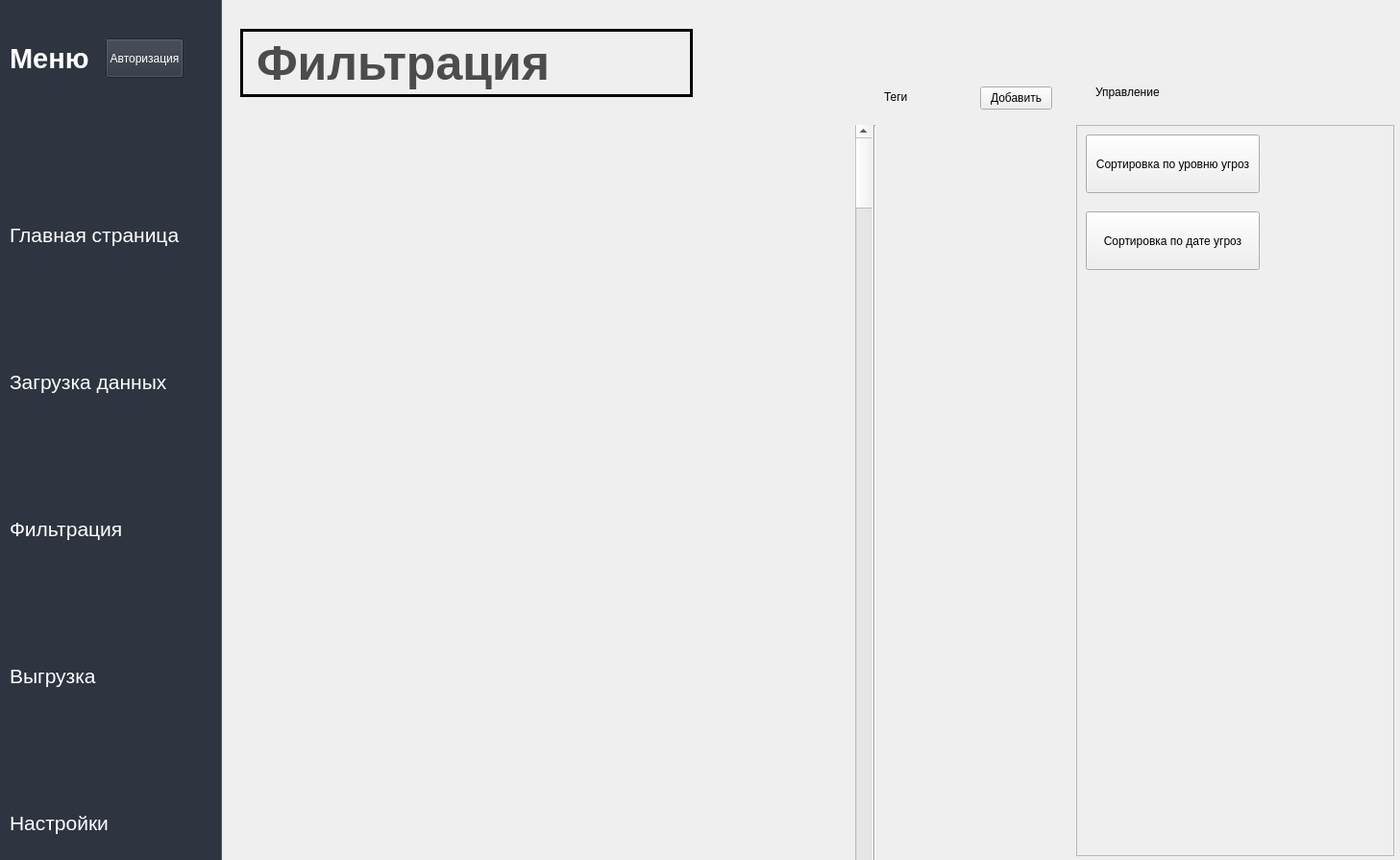
<?xml version="1.0" encoding="UTF-8"?>
<ui version="4.0">
 <class>MainWindow</class>
 <widget class="QMainWindow" name="MainWindow">
  <property name="geometry">
   <rect>
    <x>0</x>
    <y>0</y>
    <width>1457</width>
    <height>895</height>
   </rect>
  </property>
  <property name="windowTitle">
   <string>MainWindow</string>
  </property>
  <widget class="QWidget" name="centralwidget">
   <widget class="QFrame" name="frame">
    <property name="geometry">
     <rect>
      <x>0</x>
      <y>0</y>
      <width>231</width>
      <height>951</height>
     </rect>
    </property>
    <property name="layoutDirection">
     <enum>Qt::LayoutDirection::LeftToRight</enum>
    </property>
    <property name="styleSheet">
     <string notr="true">background-color: #2E3440;
border-right: 1px solid #4C566A;</string>
    </property>
    <property name="frameShape">
     <enum>QFrame::Shape::NoFrame</enum>
    </property>
    <widget class="QWidget" name="verticalLayoutWidget">
     <property name="geometry">
      <rect>
       <x>0</x>
       <y>120</y>
       <width>231</width>
       <height>861</height>
      </rect>
     </property>
     <layout class="QVBoxLayout" name="verticalLayout_2">
      <item>
       <widget class="QPushButton" name="pushButton_3">
        <property name="font">
         <font>
          <pointsize>16</pointsize>
         </font>
        </property>
        <property name="styleSheet">
         <string notr="true">QPushButton {
    text-align: left;
    padding: 10px;
    color: white;
    background-color: transparent;
    border: none;
}
QPushButton:hover {
    background-color: #4C566A;
}</string>
        </property>
        <property name="text">
         <string>Главная страница</string>
        </property>
       </widget>
      </item>
      <item>
       <widget class="QPushButton" name="pushButton_6">
        <property name="font">
         <font>
          <pointsize>16</pointsize>
         </font>
        </property>
        <property name="styleSheet">
         <string notr="true">QPushButton {
    text-align: left;
    padding: 10px;
    color: white;
    background-color: transparent;
    border: none;
}
QPushButton:hover {
    background-color: #4C566A;
}</string>
        </property>
        <property name="text">
         <string>Загрузка данных</string>
        </property>
       </widget>
      </item>
      <item>
       <widget class="QPushButton" name="pushButton_5">
        <property name="font">
         <font>
          <pointsize>16</pointsize>
         </font>
        </property>
        <property name="styleSheet">
         <string notr="true">QPushButton {
    text-align: left;
    padding: 10px;
    color: white;
    background-color: transparent;
    border: none;
}
QPushButton:hover {
    background-color: #4C566A;
}</string>
        </property>
        <property name="text">
         <string>Фильтрация</string>
        </property>
       </widget>
      </item>
      <item>
       <widget class="QPushButton" name="pushButton_4">
        <property name="font">
         <font>
          <pointsize>16</pointsize>
         </font>
        </property>
        <property name="styleSheet">
         <string notr="true">QPushButton {
    text-align: left;
    padding: 10px;
    color: white;
    background-color: transparent;
    border: none;
}
QPushButton:hover {
    background-color: #4C566A;
}</string>
        </property>
        <property name="text">
         <string>Выгрузка</string>
        </property>
       </widget>
      </item>
      <item>
       <widget class="QPushButton" name="pushButton_2">
        <property name="font">
         <font>
          <pointsize>16</pointsize>
         </font>
        </property>
        <property name="styleSheet">
         <string notr="true">QPushButton {
    text-align: left;
    padding: 10px;
    color: white;
    background-color: transparent;
    border: none;
}
QPushButton:hover {
    background-color: #4C566A;
}</string>
        </property>
        <property name="text">
         <string>Настройки</string>
        </property>
       </widget>
      </item>
     </layout>
    </widget>
    <widget class="QLabel" name="label_4">
     <property name="geometry">
      <rect>
       <x>10</x>
       <y>40</y>
       <width>101</width>
       <height>41</height>
      </rect>
     </property>
     <property name="font">
      <font>
       <family>Tahoma</family>
       <pointsize>22</pointsize>
       <bold>true</bold>
      </font>
     </property>
     <property name="styleSheet">
      <string notr="true">color: rgb(255, 255, 255);
background-color: rgb(46, 52, 64);</string>
     </property>
     <property name="text">
      <string>Меню</string>
     </property>
    </widget>
    <widget class="QPushButton" name="pushButton">
     <property name="geometry">
      <rect>
       <x>110</x>
       <y>40</y>
       <width>81</width>
       <height>41</height>
      </rect>
     </property>
     <property name="styleSheet">
      <string notr="true">color: rgb(255, 255, 255);</string>
     </property>
     <property name="text">
      <string>Авторизация</string>
     </property>
    </widget>
   </widget>
   <widget class="QLabel" name="label">
    <property name="geometry">
     <rect>
      <x>250</x>
      <y>30</y>
      <width>471</width>
      <height>71</height>
     </rect>
    </property>
    <property name="styleSheet">
     <string notr="true">font-size: 50px;
font-weight: bold;
background: linear-gradient(45deg, #a855f7, #7c3aed);
color: rgb(76, 76, 76);
border: 3px solid black;</string>
    </property>
    <property name="text">
     <string>Фильтрация</string>
    </property>
   </widget>
   <widget class="QWidget" name="widget" native="true">
    <property name="geometry">
     <rect>
      <x>230</x>
      <y>120</y>
      <width>681</width>
      <height>781</height>
     </rect>
    </property>
    <widget class="QWidget" name="verticalLayoutWidget_2">
     <property name="geometry">
      <rect>
       <x>0</x>
       <y>10</y>
       <width>681</width>
       <height>821</height>
      </rect>
     </property>
     <layout class="QVBoxLayout" name="verticalLayout">
      <item>
       <layout class="QVBoxLayout" name="verticalLayout_4"/>
      </item>
     </layout>
    </widget>
   </widget>
   <widget class="Line" name="line">
    <property name="geometry">
     <rect>
      <x>900</x>
      <y>130</y>
      <width>20</width>
      <height>811</height>
     </rect>
    </property>
    <property name="orientation">
     <enum>Qt::Orientation::Vertical</enum>
    </property>
   </widget>
   <widget class="QWidget" name="widget_2" native="true">
    <property name="geometry">
     <rect>
      <x>910</x>
      <y>130</y>
      <width>211</width>
      <height>791</height>
     </rect>
    </property>
    <widget class="QWidget" name="verticalLayoutWidget_3">
     <property name="geometry">
      <rect>
       <x>0</x>
       <y>0</y>
       <width>211</width>
       <height>841</height>
      </rect>
     </property>
     <layout class="QVBoxLayout" name="verticalLayout_3"/>
    </widget>
   </widget>
   <widget class="QLabel" name="label_2">
    <property name="geometry">
     <rect>
      <x>920</x>
      <y>80</y>
      <width>51</width>
      <height>41</height>
     </rect>
    </property>
    <property name="text">
     <string>Теги</string>
    </property>
   </widget>
   <widget class="QScrollBar" name="verticalScrollBar">
    <property name="geometry">
     <rect>
      <x>890</x>
      <y>130</y>
      <width>17</width>
      <height>819</height>
     </rect>
    </property>
    <property name="orientation">
     <enum>Qt::Orientation::Vertical</enum>
    </property>
   </widget>
   <widget class="QPushButton" name="pushButton_7">
    <property name="geometry">
     <rect>
      <x>1020</x>
      <y>90</y>
      <width>75</width>
      <height>24</height>
     </rect>
    </property>
    <property name="text">
     <string>Добавить</string>
    </property>
   </widget>
   <widget class="QFrame" name="frame_2">
    <property name="geometry">
     <rect>
      <x>1120</x>
      <y>130</y>
      <width>331</width>
      <height>761</height>
     </rect>
    </property>
    <property name="frameShape">
     <enum>QFrame::Shape::StyledPanel</enum>
    </property>
    <property name="frameShadow">
     <enum>QFrame::Shadow::Raised</enum>
    </property>
    <widget class="QPushButton" name="pushButton_8">
     <property name="geometry">
      <rect>
       <x>10</x>
       <y>10</y>
       <width>181</width>
       <height>61</height>
      </rect>
     </property>
     <property name="text">
      <string>Сортировка по уровню угроз</string>
     </property>
    </widget>
    <widget class="QPushButton" name="pushButton_9">
     <property name="geometry">
      <rect>
       <x>10</x>
       <y>90</y>
       <width>181</width>
       <height>61</height>
      </rect>
     </property>
     <property name="text">
      <string>Сортировка по дате угроз</string>
     </property>
    </widget>
   </widget>
   <widget class="QLabel" name="label_3">
    <property name="geometry">
     <rect>
      <x>1140</x>
      <y>80</y>
      <width>141</width>
      <height>31</height>
     </rect>
    </property>
    <property name="text">
     <string>Управление</string>
    </property>
   </widget>
  </widget>
 </widget>
 <resources/>
 <connections/>
</ui>
